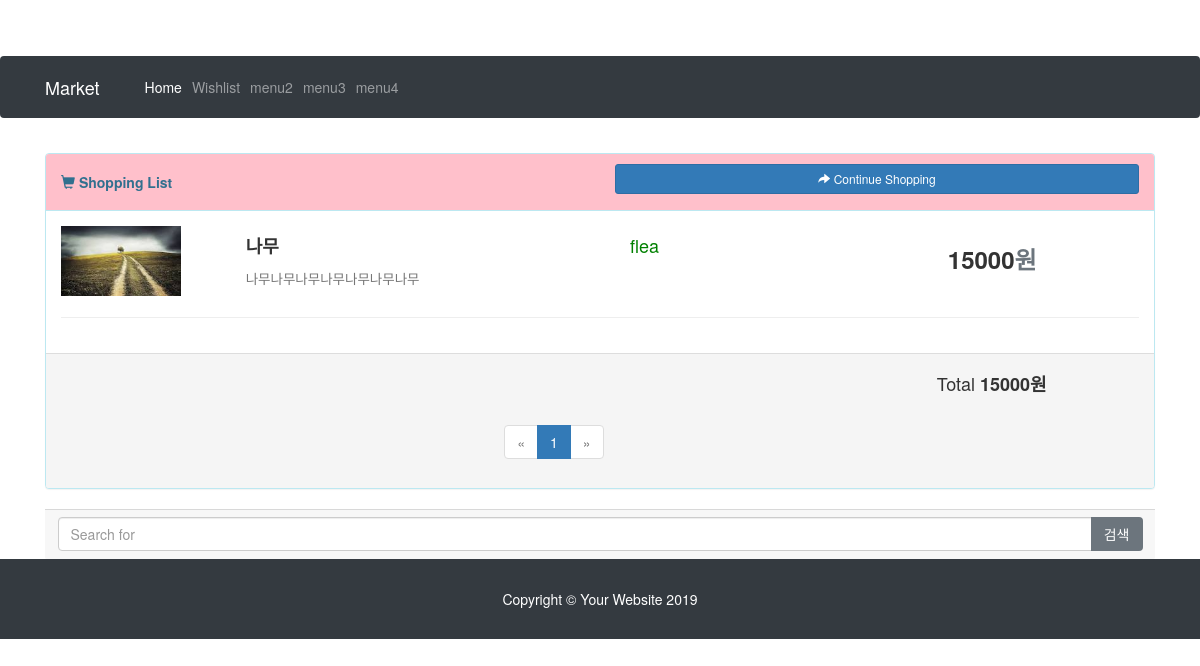
The app's page /buyer/shoppinglist (signed in) with its own data.
### market/models.py (models this page shows)
class History(models.Model):
    user = models.ForeignKey(User, on_delete=models.CASCADE)  # 거래 한 사람 정보
    product = models.ForeignKey(Product, on_delete=models.CASCADE)  # 거래 한 상품
    price = models.IntegerField(default=0)  # 거래 한 가격 또는 auction bid
    status = models.CharField(max_length=20)  # 거래가 성공해서 샀는지, 진행중인지 실패했는지 등

class Product(models.Model):
    created_date = models.DateTimeField(auto_now_add=True)
    content = models.TextField(blank=True)
    view = models.IntegerField(default=0)
    name = models.CharField(max_length=30, blank=True)
    type = models.CharField(max_length=20)      # 경매인지 그냥인지
    price = models.IntegerField(default=0)      # 가격
    seller_name = models.CharField(max_length=20, blank=True) # 판매자 이름
    phone = models.CharField(max_length=20, blank=True) # 판매자 전화번호
    place = models.CharField(max_length=60, blank=True)    # 거래장소
    seller = models.ForeignKey(User, on_delete=models.CASCADE) #판매자 정보
    status = models.CharField(max_length=20)    # 판매중인지 종료인지
    photo = models.ImageField(blank=True)

### market/views.py (the view, shortened to what this page needs)
# urls.py: path('buyer/shoppinglist', views.shoppinglist, name='shoppinglist'),
def shoppinglist(request) :
    auctions = Product.objects.all().filter(type = 'auction')
    time2 =  datetime.now(timezone.utc)
    for auction in auctions :
        time1= auction.created_date
    if not request.user.is_authenticated:
        return redirect('login')
    user = User.objects.get(username=request.user.username)
    boards = user.history_set.filter(status = 'Bought')
    page = request.GET.get('page', 1)
    paginator = Paginator(boards, 20)
    try:
        lines = paginator.page(page)
    except PageNotAnInteger:
        lines = paginator.page(1)
    except EmptyPage:
        lines = paginator.page(paginator.num_pages)
    sum = 0;
    for board in boards :
        sum += board.product.price
    context = {'boards': lines, 'sum' : sum,}
    return render(request, 'shoppinglist.html', context)

### templates/shoppinglist.html (shortened to what this page needs)
{% load static %}
<!DOCTYPE html>
<html lang="en">
<head>
  <link href="{% static 'vendor/bootstrap/css/bootstrap.min.css' %}" rel="stylesheet">
  <link href="{% static 'css/heroic-features.css' %}" rel="stylesheet">
</head>
<body style="background-image: url({% static 'vendor/mealbg.jpg' %});background-size:100% 100%;">
<body>
  <nav class="navbar navbar-expand-lg navbar-dark bg-dark fixed-top">
    <div class="container">
      <a class="navbar-brand" href="{% url 'main2' %}">Market</a>
      <div class="collapse navbar-collapse" id="navbarResponsive">
        <ul class="navbar-nav ml-auto">
          <li class="nav-item active">
            <a class="nav-link" href="{% url 'main2' %}">Home
            </a>
          </li>
          <li class="nav-item">
            <a class="nav-link" href="wishlist">Wishlist</a>
          </li>
          <li class="nav-item">
            <a class="nav-link" href="">menu2</a>
          </li>
          <li class="nav-item">
            <a class="nav-link" href="">menu3</a>
          </li>
            <li class="nav-item">
            <a class="nav-link" href="">menu4</a>
          </li>
        </ul>
      </div>
    </div>
  </nav>
  <div class="container">
  </div>
  <div class="container">
    <div class="row">
		<div class="col-lg-12">
        <link href="//netdna.bootstrapcdn.com/bootstrap/3.0.3/css/bootstrap.min.css" rel="stylesheet" id="bootstrap-css">
			<div class="panel panel-info">
				<div class="panel-heading" style="background-color : pink;">
					<div class="panel-title">
						<div class="row">
							<div class="col-xs-6" >
								<h5><span class="glyphicon glyphicon-shopping-cart"></span> <strong>Shopping List</strong></h5>
							</div>
							<div class="col-xs-6"><a href="{% url 'main2' %}">
								<button type="button" class="btn btn-primary btn-sm btn-block">
									<span class="glyphicon glyphicon-share-alt" ></span> Continue Shopping
								</button></a>
							</div>
						</div>
					</div>
				</div>
				<div class="panel-body">
            {% for board in boards %}
            <div class="row">
						<div class="col-xs-2"><img class="img-responsive" src="{{ board.product.photo.url }}" style="object-fit: cover; width: 120px; height: 70px; text-align : center" >
						</div>
						<div class="col-xs-4">
							<h4 class="product-name"><strong>{{board.product.name}}</strong></h4><h4><small>{{board.product.content}}</small></h4>
						</div>
						<div class="col-xs-6">
              <div class="col-xs-5">
                <h4 style="color : green;" class="product-name">{{board.product.type}}</h4>
              </div>
							<div class="col-xs-5 text-right">
								<h3><strong>{{board.product.price}}<span class="text-muted">원</span></strong></h3>
							</div>
							<div class="col-xs-2" style="text-align : center;">
							</div>
						</div>
					</div>
					<hr>
          {% endfor %}
				</div>
				<div class="panel-footer">
					<div class="row text-center">
						<div class="col-xs-11">
							<h4 class="text-right">Total <strong>{{sum}}원</strong></h4>
						<ul class="pagination justify-content-center mb-4">
        {% if boards.has_previous %}
          <li><a href="?page={{ boards.previous_page_number }}">&laquo;</a></li>
        {% else %}
          <li class = "disabled"><span>&laquo;</span></li>
        {% endif %}
        {% for i in boards.paginator.page_range %}
          {% if boards.number == i %}
            <li class="active"><span>{{ i }} <span class="sr-only">(current)</span></span></li>
          {% else %}
            <li><a href="?page={{ i }}">{{ i }}</a></li>
          {% endif %}
        {% endfor %}
        {% if boards.has_next %}
            <li><a href="?page={{ boards.next_page_number }}">&raquo;</a></li>
        {% else %}
            <li class="disabled"><span>&raquo;</span></li>
        {%endif %}
        </ul>
                        </div>
					</div>
				</div>
			</div>
        <div class="card-footer text-muted">
              <form action="" method="POST">
            <div class="input-group">
              <input type="text" name="word" class="form-control" placeholder="Search for">
              <span class="input-group-btn">
                <button class="btn btn-secondary" type="submit">검색</button>
              </span>
            </div>
              </form>
          </div>
		</div>
	</div>
</div>
  <footer class="py-5 bg-dark">
    <div class="container">
      <p class="m-0 text-center text-white">Copyright &copy; Your Website 2019</p>
    </div>
  </footer>
</body>
</html>

### static/css/heroic-features.css (style rules this page uses)
body { padding-top: 56px; }

### records on screen
History: product.photo (picture), product.name "나무", product.content "나무나무나무나무나무나무나무", product.type "flea", product.price "15000"

### other values on screen
{{ sum }} "15000"
{{ i }} "1"
